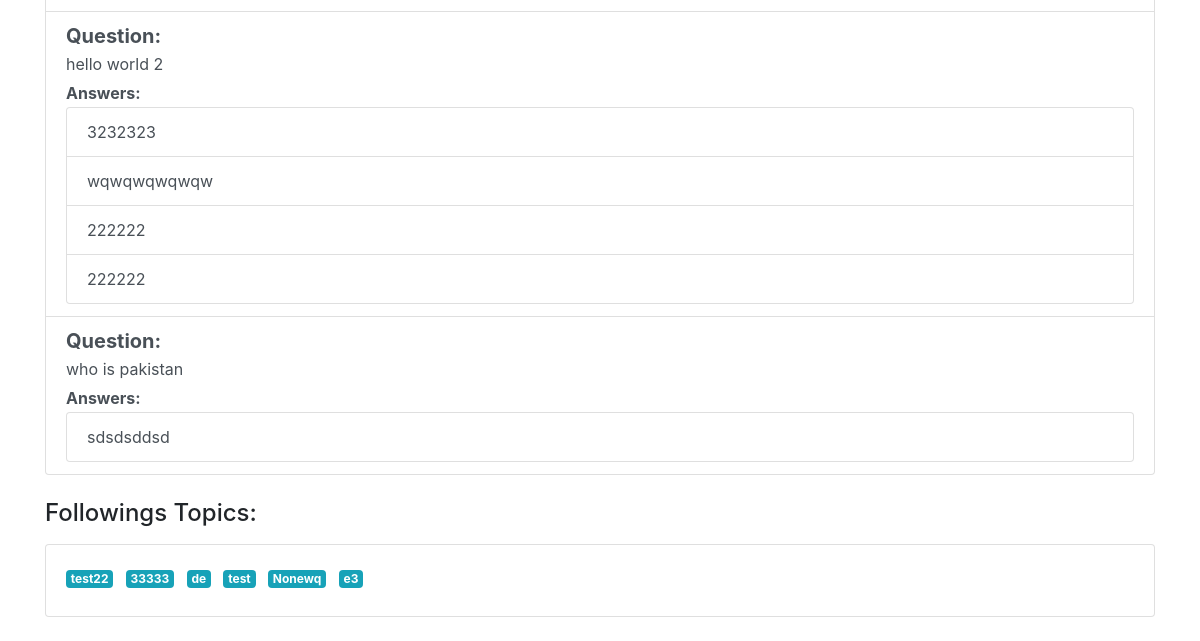
/quora/show_profile/4/ (lower part), run on an earlier commit of the app's database.
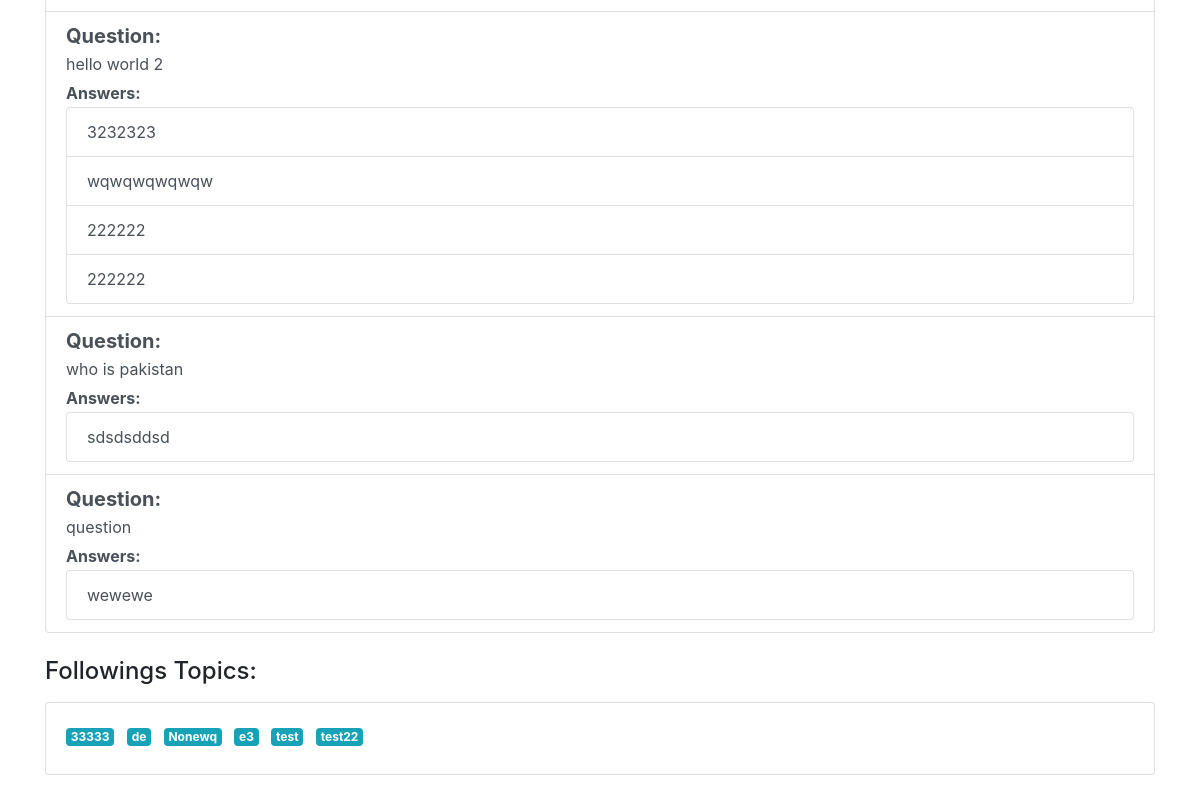
And on a later commit of the database.
### questions/models.py (models this page shows, shortened)
class Question(models.Model):
    user = models.ForeignKey(CustomUser, on_delete=models.CASCADE)
    content = models.TextField()
    like_count = models.IntegerField(default=0)
    dislike_count = models.IntegerField(default=0)
    topics = models.ManyToManyField(Topic)
    liked_by = models.ManyToManyField(CustomUser, related_name='liked_questions', blank=True)
    disliked_by = models.ManyToManyField(CustomUser, related_name='disliked_questions', blank=True)
    objects = QuestionManager()

### answers/models.py (models this page shows, shortened)
class Answer(models.Model):
    question = models.ForeignKey(Question, on_delete=models.CASCADE, related_name='answers')
    user = models.ForeignKey(CustomUser, on_delete=models.CASCADE)  # Add this line
    content = models.TextField()
    like_count = models.IntegerField(default=0)
    dislike_count = models.IntegerField(default=0)
    liked_by = models.ManyToManyField(CustomUser, related_name='liked_answers', blank=True)
    disliked_by = models.ManyToManyField(CustomUser, related_name='disliked_answers', blank=True)
    objects = AnswerManager()

### topics/models.py (models this page shows, shortened)
class Topic(models.Model):
    title = models.CharField(max_length=255)
    description = models.CharField(max_length=1000)
    topic_picture = models.ImageField(upload_to='topic_pics/', blank=True, null=True)
    followed_by = models.ManyToManyField(CustomUser, related_name='followings', blank=True)
    user = models.ForeignKey(CustomUser, on_delete=models.CASCADE, default=1)

### users/views.py (the view)
# urls.py: path('show_profile/<int:user_id>/', show_profile, name='show_profile'),
def show_profile(request, user_id):
    user = get_object_or_404(CustomUser, id=user_id)
    user_answers = Answer.objects.filter(user=user)
    followed_topics = Topic.objects.filter(followed_by=user)
    answered_data = {}
    for answer in user_answers:
        question = answer.question
        if question not in answered_data:
            answered_data[question] = []
        answered_data[question].append(answer)
    return render(request, 'registration/show_profile.html', {'user': user, 'answered_data': answered_data, 'followed_topics': followed_topics})

### answers/models.py (called while the page is built)
    def get_queryset(self):
        return super().get_queryset().annotate(num_likes=Count('liked_by')).order_by('-num_likes')

### users/templates/registration/show_profile.html (shortened to what this page needs)
<!DOCTYPE html>
<html lang="en">
<head>
    <link rel="stylesheet" href="https://stackpath.bootstrapcdn.com/bootstrap/4.3.1/css/bootstrap.min.css">
</head>
<body>
    <div class="container mt-4">
      <div class="list-group">
          {% for question, answers in answered_data.items %}
          <div class="list-group-item list-group-item-action">
              <h5 class="mb-1"><strong>Question:</strong></h5>
              <p class="mb-2">{{ question.content }}</p>
              <h6 class="mb-1"><strong>Answers:</strong></h6>
              <ul class="list-group">
                  {% for answer in answers %}
                  <li class="list-group-item">{{ answer.content }}</li>
                  {% endfor %}
              </ul>
          </div>
          {% endfor %}
      </div>
  </div>
  <div class="container mt-4">
    <h4 class="mb-3">Followings Topics:</h4>
    <div class="card mb-4">
      <div class="card-body">
        {% for topic in followed_topics %}
        <span class="badge badge-info mr-2 mb-2">{{ topic.title }}</span>
        {% endfor %}
      </div>
    </div>
  </div>
</body>
</html>

What changed in the data, as far as the page shows it:
added Question: content "question"
added Answer: content "wewewe", shown under "question"
shown differently, row unchanged: Topic "test": moves down the list
shown differently, row unchanged: Topic "test22": moves down the list
